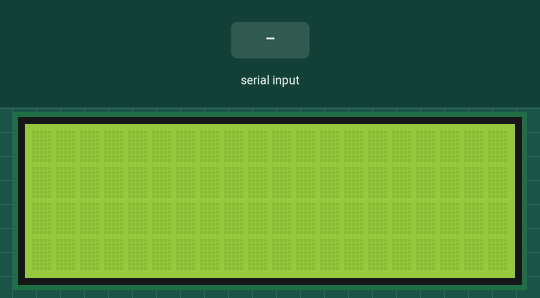
This sketch was run on a simulated Arduino Uno, built with avr-gcc and run on an emulated ATmega328P. On the bench: 20×4 character LCD. The test bench sets the inputs (shaded band).

Above: at 1.4 s.
1.5 s: "   Welcome to WJV   \n" received over Serial
At 2.3 s:
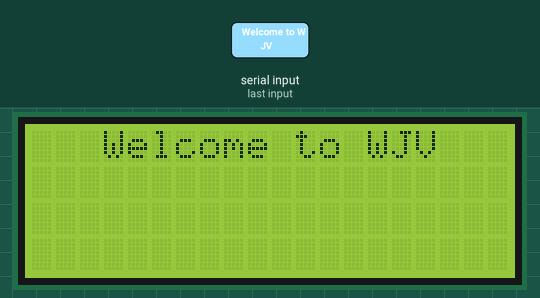
3.0 s: "1\n" received over Serial
At 3.4 s:
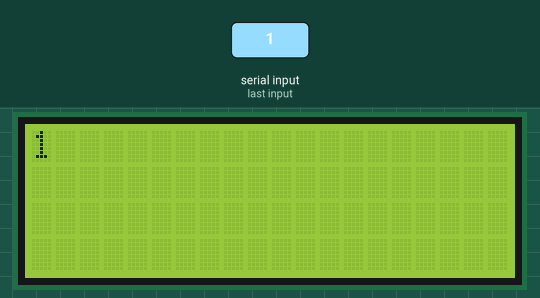
Timing chart, 0 to 6.0 s (numbered marks = the images above; inputs shaded):
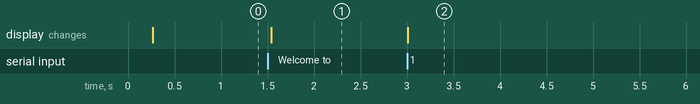

Measured:
- after the input at 1.5 s, the display: changes at once (image 1)
- after the input at 3.0 s, the display: changes at once (image 2)

The sketch:

display.ino
```cpp
#include <Wire.h>
#include <LiquidCrystal_I2C.h>

LiquidCrystal_I2C lcd(0x27, 20, 4);

void setup() {
  Serial.begin(9600);  // Initialize Serial communication
  lcd.init();          // Initialize the LCD
  lcd.backlight();     // Turn on the backlight
  lcd.setCursor(0, 0); // Set the cursor to the current line
  lcd.print("*"); // Display the part
  delay(200);  // Delay for 3000 milliseconds (3 seconds)
  lcd.clear();   // Clear the LCD screen after 3 seconds
}

void loop() {
  if (Serial.available() > 0) { // Check if data is available on the Serial port
    //lcd.clear(); // Clear the LCD
    String receivedMessage = Serial.readStringUntil('\n'); // Read the incoming message

    // Split the message by "|"
    String parts[4]; // Assuming there are up to 4 parts separated by "|"
    int partCount = splitString(receivedMessage, '|', parts, 4);

    String trimmedPart = parts[0];
    //trimmedPart.trim();

    if (trimmedPart.indexOf("   Welcome to WJV   ") == -1) {
      lcd.clear();
    }


    // Display each part on a separate line
    for (int i = 0; i < partCount; i++) {
      lcd.setCursor(0, i); // Set the cursor to the current line
      lcd.print(parts[i]); // Display the part
    }
  }
}

int splitString(String input, char separator, String parts[], int maxParts) {
  int partCount = 0;
  int startIndex = 0;
  int endIndex = input.indexOf(separator);

  while (endIndex >= 0 && partCount < maxParts) {
    parts[partCount] = input.substring(startIndex, endIndex);
    startIndex = endIndex + 1;
    endIndex = input.indexOf(separator, startIndex);
    partCount++;
  }

  // Add the last part (after the final separator)
  if (partCount < maxParts) {
    parts[partCount] = input.substring(startIndex);
    partCount++;
  }

  return partCount;
}
```
